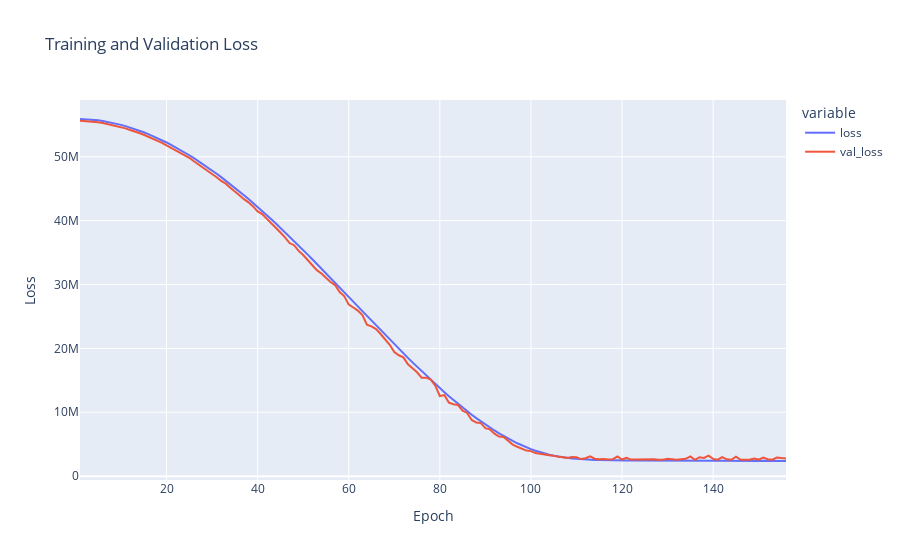
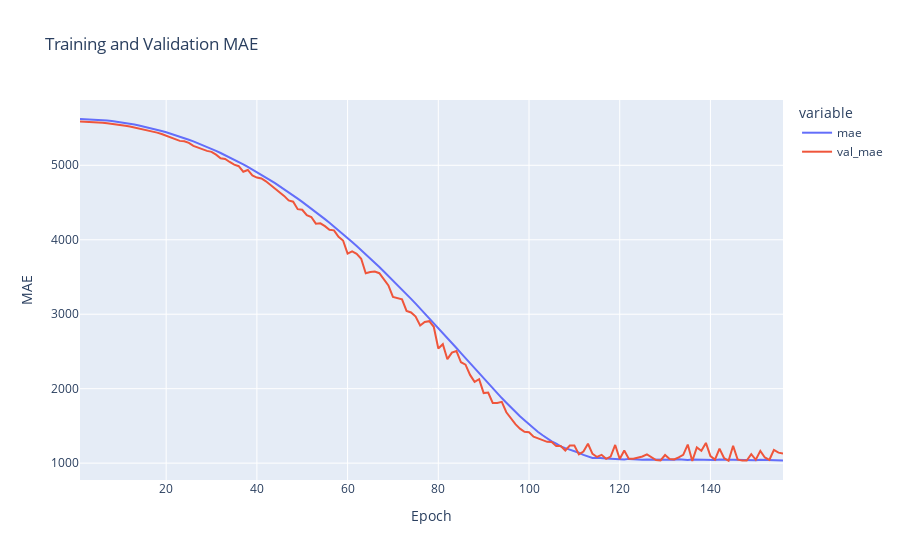

Notebook source saved alongside these figures, in order:
### Code cell
import plotly.express as px
import pandas as pd

# create a dataframe with the training history
df_graph = pd.DataFrame(history.history)

# create line charts for loss and MAE
fig = px.line(df_graph, x=df_graph.index+1, y=['loss', 'val_loss'], labels={'x':'Epoch', 'value':'Loss'},
              title='Training and Validation Loss')
fig.update_traces(mode='lines')
fig.show()

fig = px.line(df_graph, x=df_graph.index+1, y=['mae', 'val_mae'], labels={'x':'Epoch', 'value':'MAE'},
              title='Training and Validation MAE')
fig.update_traces(mode='lines')
fig.show()

### Figure 1 — Plotly figure (JSON) as saved in the notebook; plotly's stock layout.template omitted (floating-point values rounded to 4 significant figures; data arrays with more than 128 entries replaced by an {"elided": "..."} marker saying what was removed)
{"data": [{"hovertemplate": "variable=loss<br>Epoch=%{x}<br>Loss=%{y}<extra></extra>", "legendgroup": "loss", "line": {"color": "#636efa", "dash": "solid"}, "marker": {"symbol": "circle"}, "mode": "lines", "name": "loss", "orientation": "v", "showlegend": true, "type": "scatter", "x": {"elided": "156 int values"}, "xaxis": "x", "y": {"elided": "156 float values"}, "yaxis": "y"}, {"hovertemplate": "variable=val_loss<br>Epoch=%{x}<br>Loss=%{y}<extra></extra>", "legendgroup": "val_loss", "line": {"color": "#EF553B", "dash": "solid"}, "marker": {"symbol": "circle"}, "mode": "lines", "name": "val_loss", "orientation": "v", "showlegend": true, "type": "scatter", "x": {"elided": "156 int values"}, "xaxis": "x", "y": {"elided": "156 float values"}, "yaxis": "y"}], "layout": {"legend": {"title": {"text": "variable"}, "tracegroupgap": 0}, "title": {"text": "Training and Validation Loss"}, "xaxis": {"anchor": "y", "domain": [0, 1], "title": {"text": "Epoch"}}, "yaxis": {"anchor": "x", "domain": [0, 1], "title": {"text": "Loss"}}}}

### Figure 2 — Plotly figure (JSON) as saved in the notebook; plotly's stock layout.template omitted (floating-point values rounded to 4 significant figures; data arrays with more than 128 entries replaced by an {"elided": "..."} marker saying what was removed)
{"data": [{"hovertemplate": "variable=mae<br>Epoch=%{x}<br>MAE=%{y}<extra></extra>", "legendgroup": "mae", "line": {"color": "#636efa", "dash": "solid"}, "marker": {"symbol": "circle"}, "mode": "lines", "name": "mae", "orientation": "v", "showlegend": true, "type": "scatter", "x": {"elided": "156 int values"}, "xaxis": "x", "y": {"elided": "156 float values"}, "yaxis": "y"}, {"hovertemplate": "variable=val_mae<br>Epoch=%{x}<br>MAE=%{y}<extra></extra>", "legendgroup": "val_mae", "line": {"color": "#EF553B", "dash": "solid"}, "marker": {"symbol": "circle"}, "mode": "lines", "name": "val_mae", "orientation": "v", "showlegend": true, "type": "scatter", "x": {"elided": "156 int values"}, "xaxis": "x", "y": {"elided": "156 float values"}, "yaxis": "y"}], "layout": {"legend": {"title": {"text": "variable"}, "tracegroupgap": 0}, "title": {"text": "Training and Validation MAE"}, "xaxis": {"anchor": "y", "domain": [0, 1], "title": {"text": "Epoch"}}, "yaxis": {"anchor": "x", "domain": [0, 1], "title": {"text": "MAE"}}}}
